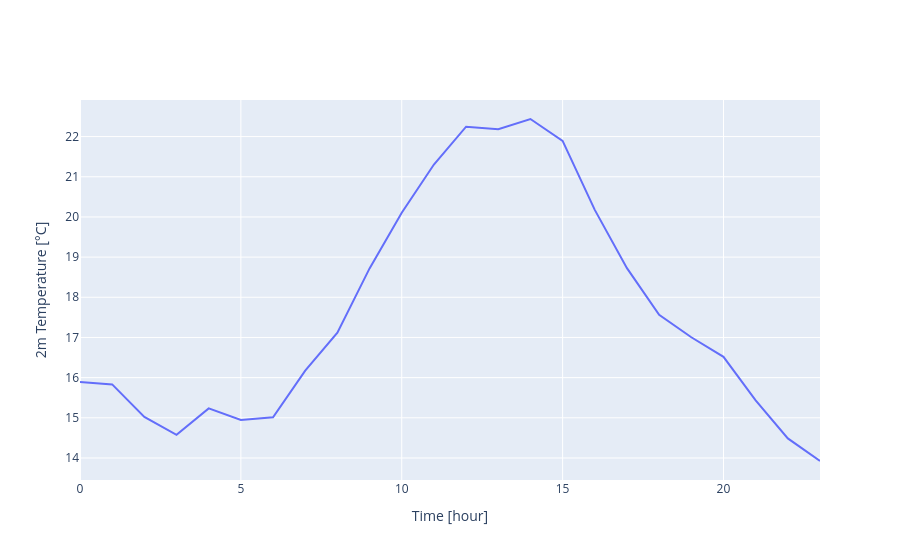

The notebook cell saved with this chart:
### Markdown cell above
### Plot time-series example for the 24 hours at the given location, for e.g. temperature (index 3)

### Code cell
import plotly.graph_objects as go

fig = go.Figure()
fig.add_trace(
    go.Scatter(
        x=np.arange(cosmo_location.shape[0]),
        y=cosmo_location[:, 3]
    )
)
fig.update_layout(
    xaxis=dict(
        title='Time [hour]'
    ),
    yaxis=dict(
        title='2m Temperature [°C]'
    )
)
fig.show()

### Figure 1 — Plotly figure (JSON) as saved in the notebook; plotly's stock layout.template omitted (floating-point values rounded to 4 significant figures)
{"data": [{"type": "scatter", "x": [0, 1, 2, 3, 4, 5, 6, 7, 8, 9, 10, 11, 12, 13, 14, 15, 16, 17, 18, 19, 20, 21, 22, 23], "y": [15.89, 15.83, 15.02, 14.58, 15.24, 14.95, 15.01, 16.17, 17.12, 18.72, 20.1, 21.3, 22.25, 22.18, 22.44, 21.89, 20.18, 18.73, 17.56, 17.01, 16.52, 15.44, 14.49, 13.92]}], "layout": {"xaxis": {"title": {"text": "Time [hour]"}}, "yaxis": {"title": {"text": "2m Temperature [°C]"}}}}
